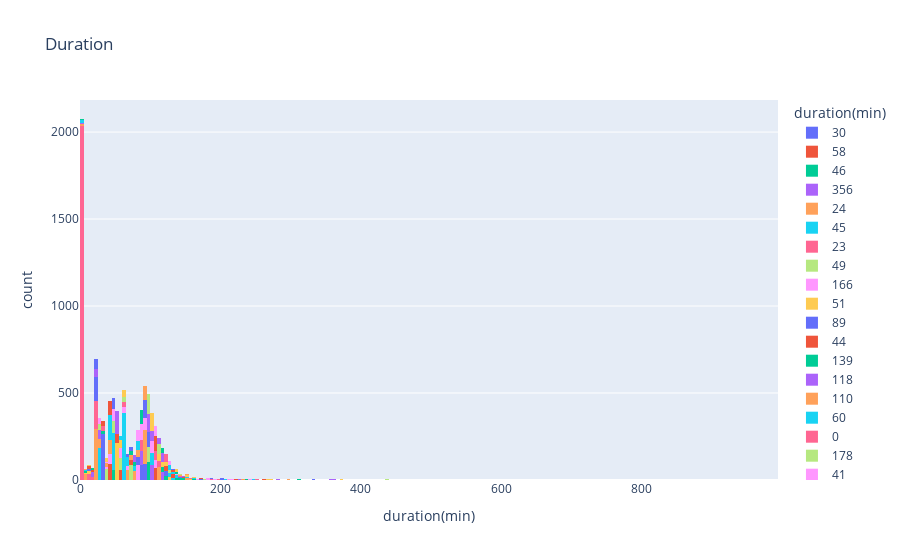

Notebook code for this chart:
### Code cell
D_hist = px.histogram(df['duration(min)'] , x='duration(min)' , title='Duration' , color='duration(min)')
D_hist.show()
